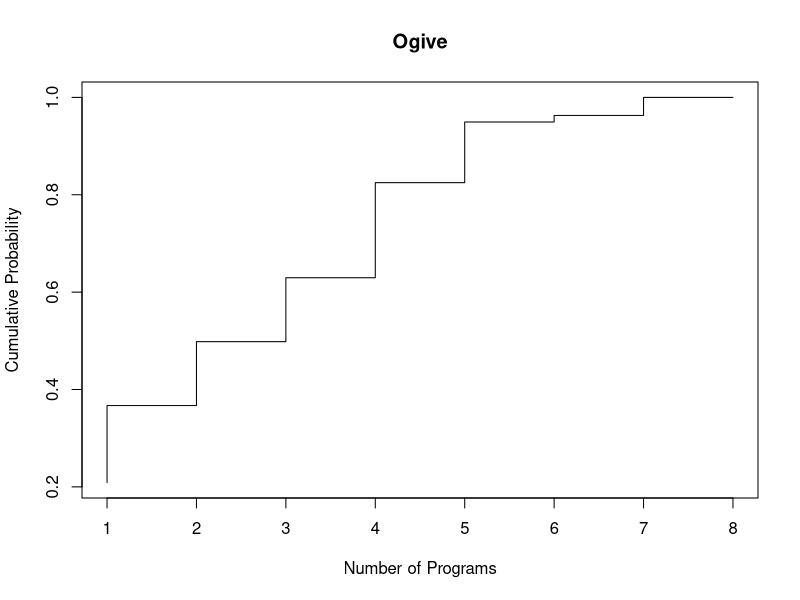

The R source for this figure:
# Probability Distributions of Discrete Random Variables
# Data from Chapter 4, Daniel and Cross Biostats, pages 93-98

numberFoodAssistPrograms <- c(1:8)
numberSubject <- c(62, 47, 39, 39, 58, 37, 4, 11)

freqTable <- data.frame(numberFoodAssistPrograms, numberSubject)

#probability/relative frequency of occurence from the count data:
freqTable$probability = round(freqTable$numberSubject/sum(freqTable$numberSubject), 4)

#cumulative probability distribution
freqTable$cumulativeFrequency = cumsum(freqTable$probability)

freqTable

#https://www.youtube.com/watch?v=Q-13s8kLt1w
#OGIVE PLOT
#type: s is stair steps, moves first horizontal, then vertical
#      S is other steps, moves first vertical, then horizontal
plot(freqTable$numberFoodAssistPrograms, 
     freqTable$cumulativeFrequency, 
     main = "Ogive",
     xlab="Number of Programs", 
     ylab="Cumulative Probability",
     type="S")   


library("dplyr")

#probabliity that a randomly selected family used 5 or more programs?
freqTable %>% filter(between(numberFoodAssistPrograms, 1, 4)) %>% 
  summarize(total = 1 - sum(probability))

#probability of randomly selected family using between 3 and 5 programs inclusive
freqTable %>% filter(between(numberFoodAssistPrograms, 1, 5)) %>% 
  summarize(total = sum(probability))

freqTable %>% filter(between(numberFoodAssistPrograms, 1, 2)) %>% 
  summarize(total = sum(probability))

